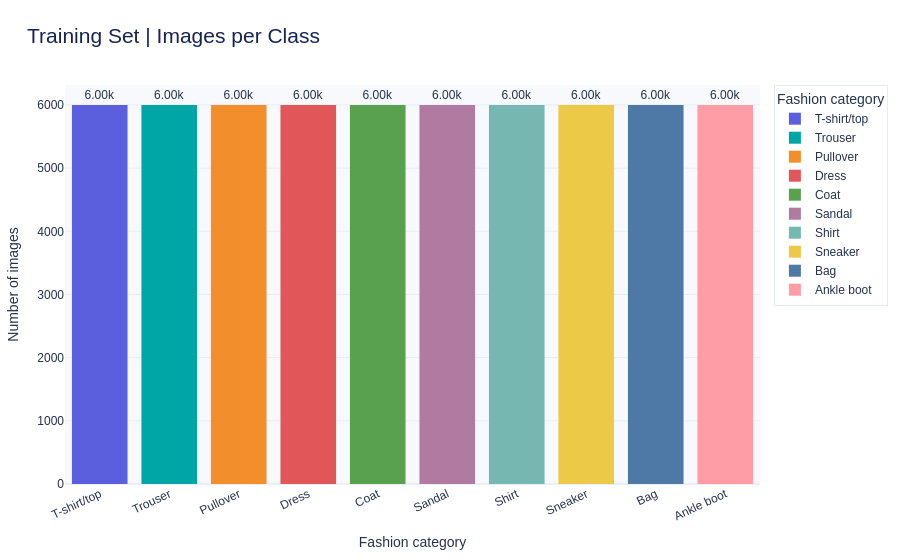

Here is the notebook cell this chart was saved with:
### Code cell
# Plot training examples per class with a consistent, distinct color for each category.
class_plot_df = class_distribution[["Class", "Training"]].copy()
fig = px.bar(
    class_plot_df, x="Class", y="Training", color="Class",
    color_discrete_sequence=PLOTLY_COLORS, text_auto=".3s",
    labels={"Training": "Number of images", "Class": "Fashion category"},
)
fig.update_traces(marker_line_width=0, textposition="outside")
fig.update_xaxes(tickangle=-25, showgrid=False)
fig.update_yaxes(gridcolor="#E8EDF5")
save_plotly_figure(fig, "01_training_class_distribution", title="Training Set | Images per Class", height=560)

### Figure 1 — Plotly figure (JSON) as saved in the notebook; plotly's stock layout.template omitted (floating-point values rounded to 4 significant figures)
{"data": [{"hovertemplate": "Fashion category=%{x}<br>Number of images=%{y}<extra></extra>", "legendgroup": "T-shirt/top", "marker": {"color": "#5B5FDE", "line": {"width": 0}, "pattern": {"shape": ""}}, "name": "T-shirt/top", "orientation": "v", "showlegend": true, "textposition": "outside", "texttemplate": "%{y:.3s}", "type": "bar", "x": ["T-shirt/top"], "xaxis": "x", "y": [6000], "yaxis": "y"}, {"hovertemplate": "Fashion category=%{x}<br>Number of images=%{y}<extra></extra>", "legendgroup": "Trouser", "marker": {"color": "#00A6A6", "line": {"width": 0}, "pattern": {"shape": ""}}, "name": "Trouser", "orientation": "v", "showlegend": true, "textposition": "outside", "texttemplate": "%{y:.3s}", "type": "bar", "x": ["Trouser"], "xaxis": "x", "y": [6000], "yaxis": "y"}, {"hovertemplate": "Fashion category=%{x}<br>Number of images=%{y}<extra></extra>", "legendgroup": "Pullover", "marker": {"color": "#F28E2B", "line": {"width": 0}, "pattern": {"shape": ""}}, "name": "Pullover", "orientation": "v", "showlegend": true, "textposition": "outside", "texttemplate": "%{y:.3s}", "type": "bar", "x": ["Pullover"], "xaxis": "x", "y": [6000], "yaxis": "y"}, {"hovertemplate": "Fashion category=%{x}<br>Number of images=%{y}<extra></extra>", "legendgroup": "Dress", "marker": {"color": "#E15759", "line": {"width": 0}, "pattern": {"shape": ""}}, "name": "Dress", "orientation": "v", "showlegend": true, "textposition": "outside", "texttemplate": "%{y:.3s}", "type": "bar", "x": ["Dress"], "xaxis": "x", "y": [6000], "yaxis": "y"}, {"hovertemplate": "Fashion category=%{x}<br>Number of images=%{y}<extra></extra>", "legendgroup": "Coat", "marker": {"color": "#59A14F", "line": {"width": 0}, "pattern": {"shape": ""}}, "name": "Coat", "orientation": "v", "showlegend": true, "textposition": "outside", "texttemplate": "%{y:.3s}", "type": "bar", "x": ["Coat"], "xaxis": "x", "y": [6000], "yaxis": "y"}, {"hovertemplate": "Fashion category=%{x}<br>Number of images=%{y}<extra></extra>", "legendgroup": "Sandal", "marker": {"color": "#B07AA1", "line": {"width": 0}, "pattern": {"shape": ""}}, "name": "Sandal", "orientation": "v", "showlegend": true, "textposition": "outside", "texttemplate": "%{y:.3s}", "type": "bar", "x": ["Sandal"], "xaxis": "x", "y": [6000], "yaxis": "y"}, {"hovertemplate": "Fashion category=%{x}<br>Number of images=%{y}<extra></extra>", "legendgroup": "Shirt", "marker": {"color": "#76B7B2", "line": {"width": 0}, "pattern": {"shape": ""}}, "name": "Shirt", "orientation": "v", "showlegend": true, "textposition": "outside", "texttemplate": "%{y:.3s}", "type": "bar", "x": ["Shirt"], "xaxis": "x", "y": [6000], "yaxis": "y"}, {"hovertemplate": "Fashion category=%{x}<br>Number of images=%{y}<extra></extra>", "legendgroup": "Sneaker", "marker": {"color": "#EDC948", "line": {"width": 0}, "pattern": {"shape": ""}}, "name": "Sneaker", "orientation": "v", "showlegend": true, "textposition": "outside", "texttemplate": "%{y:.3s}", "type": "bar", "x": ["Sneaker"], "xaxis": "x", "y": [6000], "yaxis": "y"}, {"hovertemplate": "Fashion category=%{x}<br>Number of images=%{y}<extra></extra>", "legendgroup": "Bag", "marker": {"color": "#4E79A7", "line": {"width": 0}, "pattern": {"shape": ""}}, "name": "Bag", "orientation": "v", "showlegend": true, "textposition": "outside", "texttemplate": "%{y:.3s}", "type": "bar", "x": ["Bag"], "xaxis": "x", "y": [6000], "yaxis": "y"}, {"hovertemplate": "Fashion category=%{x}<br>Number of images=%{y}<extra></extra>", "legendgroup": "Ankle boot", "marker": {"color": "#FF9DA7", "line": {"width": 0}, "pattern": {"shape": ""}}, "name": "Ankle boot", "orientation": "v", "showlegend": true, "textposition": "outside", "texttemplate": "%{y:.3s}", "type": "bar", "x": ["Ankle boot"], "xaxis": "x", "y": [6000], "yaxis": "y"}], "layout": {"barmode": "relative", "colorway": ["#5B5FDE", "#00A6A6", "#F28E2B", "#E15759", "#59A14F", "#B07AA1", "#76B7B2", "#EDC948", "#4E79A7", "#FF9DA7"], "font": {"color": "#25324B", "family": "Arial, sans-serif", "size": 12}, "height": 560, "hoverlabel": {"bgcolor": "#172554", "font": {"color": "#FFFFFF"}}, "legend": {"bgcolor": "rgba(255,255,255,0.82)", "bordercolor": "#E5EAF3", "borderwidth": 1, "title": {"text": "Fashion category"}, "tracegroupgap": 0}, "margin": {"b": 65, "l": 60, "r": 35, "t": 85}, "paper_bgcolor": "#FFFFFF", "plot_bgcolor": "#F7F9FC", "title": {"font": {"color": "#172554", "size": 21}, "text": "Training Set | Images per Class", "x": 0.03, "xanchor": "left"}, "xaxis": {"anchor": "y", "categoryarray": ["T-shirt/top", "Trouser", "Pullover", "Dress", "Coat", "Sandal", "Shirt", "Sneaker", "Bag", "Ankle boot"], "categoryorder": "array", "domain": [0, 1], "showgrid": false, "tickangle": -25, "title": {"text": "Fashion category"}}, "yaxis": {"anchor": "x", "domain": [0, 1], "gridcolor": "#E8EDF5", "title": {"text": "Number of images"}}}}
